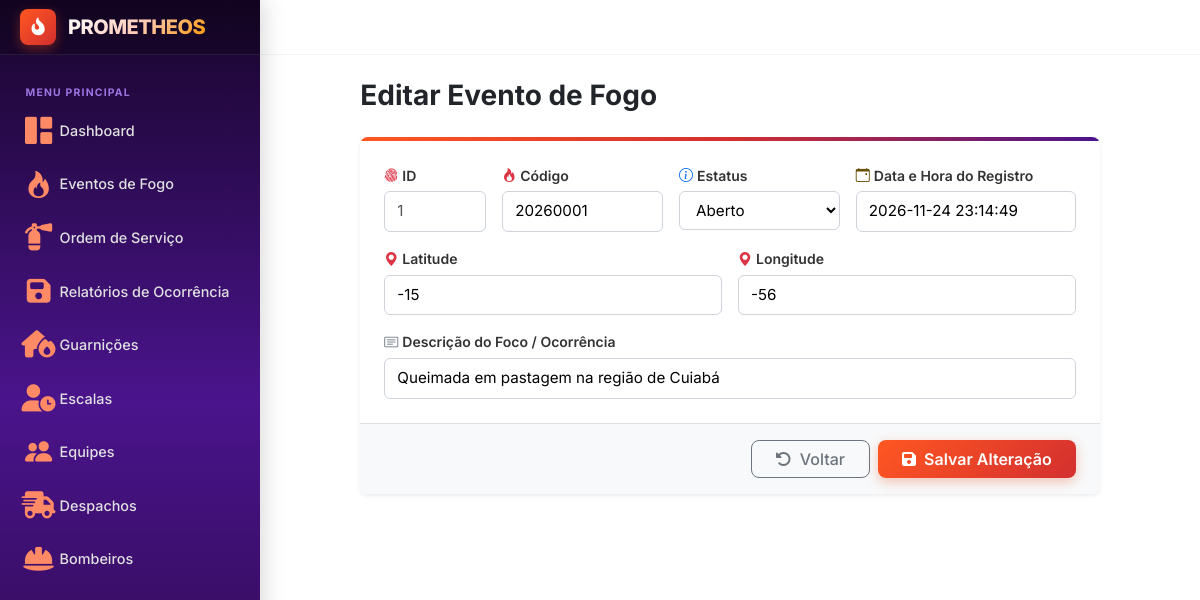
Screenshot of /eventoFogo/editar/1 with the database file from the repository.
### evento_fogo/models.py (models this page shows, shortened)
class EventoFogo(models.Model):
    codigo = models.IntegerField()
    id = models.IntegerField(primary_key=True)
    data_registro = models.DateTimeField()
    longitude = models.IntegerField()
    latitude = models.IntegerField()
    class estatus(models.TextChoices):
        ABERTO = "ABERTO"
        COMBATE = "COMBATE"
        ENCERRADO = "ENCERRADO"
    estatus = models.CharField(choices=estatus, default=estatus.ABERTO)
    descricao = models.CharField(max_length=200)

### evento_fogo/views.py (the view)
# urls.py: path('eventoFogo/editar/<id>', fogoViews.editaEventoFogo, name='editaEventoFogo'),
def editaEventoFogo(request, id=None):
    evento = EventoFogo.objects.get(pk = id)
    form = EventoFogoForm(request.POST or None, instance=evento)
    if form.is_valid():
        form.save()
        return redirect('eventoFogo')
    dicionario = {
        "form" : form
    }
    return render(request, 'evento_fogo/editaEventoFogo.html', dicionario)

### evento_fogo/forms.py
class EventoFogoForm(forms.ModelForm):
    class Meta:
        model = EventoFogo
        fields = '__all__'
    def __init__(self, *args, **kwargs):
        super(EventoFogoForm, self).__init__(*args, **kwargs)
        self.fields['id'].widget.attrs['placeholder'] = 'Número de segurança'
        self.fields['data_registro'].widget.attrs['placeholder'] = 'Ex: 26/10/2005 12:00'
        self.fields['descricao'].widget.attrs['placeholder'] = 'Preencha com detalhes do evento'
        self.fields['latitude'].widget.attrs['placeholder'] = 'Ex: 12.12312'
        self.fields['longitude'].widget.attrs['placeholder'] = 'Ex: 32.13232'
        self.fields['codigo'].widget.attrs['placeholder'] = 'Código de identificação'
        if self.instance and self.instance.pk:
            self.fields['id'].disabled = True

### templates/evento_fogo/editaEventoFogo.html (shortened to what this page needs)
{% extends 'layout.html' %}
{% block content %}
<div class="row justify-content-center">
    <div class="col-12 col-xl-10 col-xxl-9">
        <div class="d-flex flex-wrap align-items-center justify-content-between gap-3 mb-4">
            <div>
                <h1 class="h3 fw-bold mb-0 text-dark">
                    {% if form.instance.pk %}Editar Evento de Fogo{% else %}Novo Evento de Fogo{% endif %}
                </h1>
            </div>
        </div>
        <div class="card border-0 shadow-sm rounded-3 overflow-hidden">
            <div style="height: 4px; background: linear-gradient(90deg, var(--fire-orange), var(--fire-red-dark), var(--purple-mid));"></div>
            <form method="post" novalidate>
                <div class="card-body p-4">
                    <div class="row g-3 mb-3">
                        <div class="col-12 col-md-2 form-field-wrapper">
                            <label for="{{ form.id.id_for_label }}" class="form-label-custom">
                                <i class="bi bi-fingerprint text-danger me-1"></i>ID
                            </label>
                            <div>{{ form.id }}</div>
                        </div>
                        <div class="col-12 col-md-3 form-field-wrapper">
                            <label for="{{ form.codigo.id_for_label }}" class="form-label-custom">
                                <i class="bi bi-fire text-danger me-1"></i>Código
                            </label>
                            <div>{{ form.codigo }}</div>
                        </div>
                        <div class="col-12 col-md-3 form-field-wrapper">
                            <label for="{{ form.estatus.id_for_label }}" class="form-label-custom">
                                <i class="bi bi-info-circle text-primary me-1"></i>Estatus
                            </label>
                            <div>{{ form.estatus }}</div>
                        </div>
                        <div class="col-12 col-md-4 form-field-wrapper">
                            <label for="{{ form.data_registro.id_for_label }}" class="form-label-custom">
                                <i class="bi bi-calendar-event text-warning-emphasis me-1"></i>Data e Hora do Registro
                            </label>
                            <div>{{ form.data_registro }}</div>
                        </div>
                    </div>
                    <div class="row g-3 mb-3">
                        <div class="col-12 col-md-6 form-field-wrapper">
                            <label for="{{ form.latitude.id_for_label }}" class="form-label-custom">
                                <i class="bi bi-geo-alt-fill text-danger me-1"></i>Latitude
                            </label>
                            <div>{{ form.latitude }}</div>
                        </div>
                        <div class="col-12 col-md-6 form-field-wrapper">
                            <label for="{{ form.longitude.id_for_label }}" class="form-label-custom">
                                <i class="bi bi-geo-alt-fill text-danger me-1"></i>Longitude
                            </label>
                            <div>{{ form.longitude }}</div>
                        </div>
                    </div>
                    <div class="row g-3">
                        <div class="col-12 form-field-wrapper">
                            <label for="{{ form.descricao.id_for_label }}" class="form-label-custom">
                                <i class="bi bi-card-text text-secondary me-1"></i>Descrição do Foco / Ocorrência
                            </label>
                            <div>{{ form.descricao }}</div>
                        </div>
                    </div>
                </div>
                <div class="card-footer bg-light border-top px-4 py-3 d-flex align-items-center justify-content-between">
                    <div class="d-flex gap-2 ms-auto">
                        <a href="{% url 'eventoFogo' %}" class="btn btn-outline-secondary px-4 rounded-3 fw-medium">
                            <i class="fa-solid fa-rotate-left me-1"></i> Voltar
                        </a>
                        <button type="submit" class="btn btn-fire-primary px-4 rounded-3 fw-semibold">
                            <i class="fa-solid fa-floppy-disk me-1"></i>
                            {% if form.instance.pk %}Salvar Alteração{% else %}Salvar Evento{% endif %}
                        </button>
                    </div>
                </div>
            </form>
        </div>
    </div>
</div>
{% endblock %}

### templates/layout.html (style rules this page uses)
:root { --fire-red-dark: #D32F2F; --fire-red-primary: #E64A19; --fire-orange: #FF5722; --fire-amber: #FF9800; --purple-dark: #18052B; --purple-mid: #4A148C; --purple-light: #7B1FA2; --bg-main: #ffffff; --sidebar-width: 260px; --sidebar-collapsed-width: 80px; --topbar-height: 55px; }
body { font-family: 'Inter', -apple-system, BlinkMacSystemFont, "Segoe UI", Roboto, sans-serif; background-color: var(--bg-main); color: #212529; overflow-x: hidden; margin: 0; padding: 0; }

### templates/evento_fogo/editaEventoFogo.html (style rules this page uses)
.form-field-wrapper input, .form-field-wrapper select, .form-field-wrapper textarea { display: block !important; width: 100% !important; border: 1px solid #ced4da !important; border-radius: 0.375rem !important; padding: 0.5rem 0.75rem !important; font-size: 0.95rem !important; background-color: #fff !important; box-sizing: border-box !important; }
.form-label-custom { font-weight: 600; font-size: 0.875rem; color: #333; margin-bottom: 0.35rem; display: block; }
.btn-fire-primary { background: linear-gradient(135deg, var(--fire-orange), var(--fire-red-dark)); color: #ffffff; border: none; box-shadow: 0 4px 12px rgba(230, 74, 25, 0.3); transition: all 0.2s ease; }

### rows the page displays
EventoFogo: id "1", codigo "20260001", estatus "Aberto", data_registro "2026-11-24 23:14:49", latitude "-15", longitude "-56", descricao "Queimada em pastagem na região de Cuiabá"
